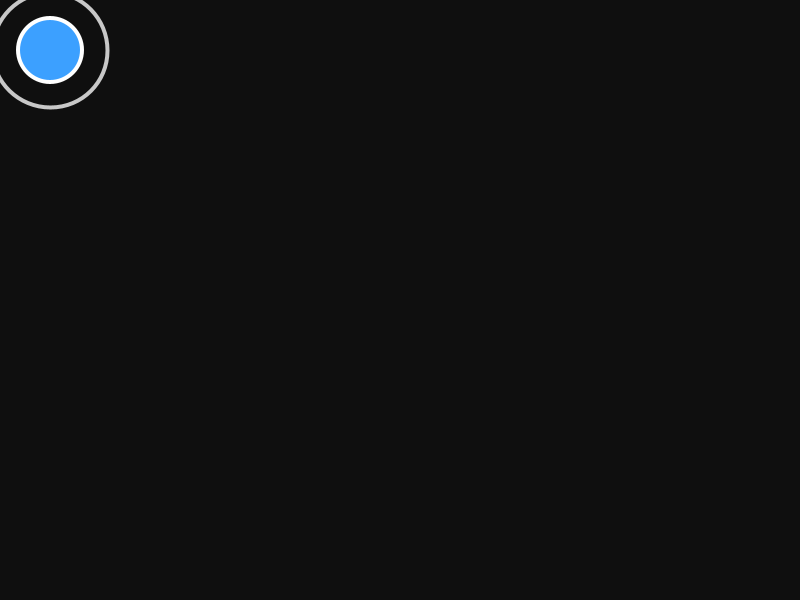
Frame 1 (no input)
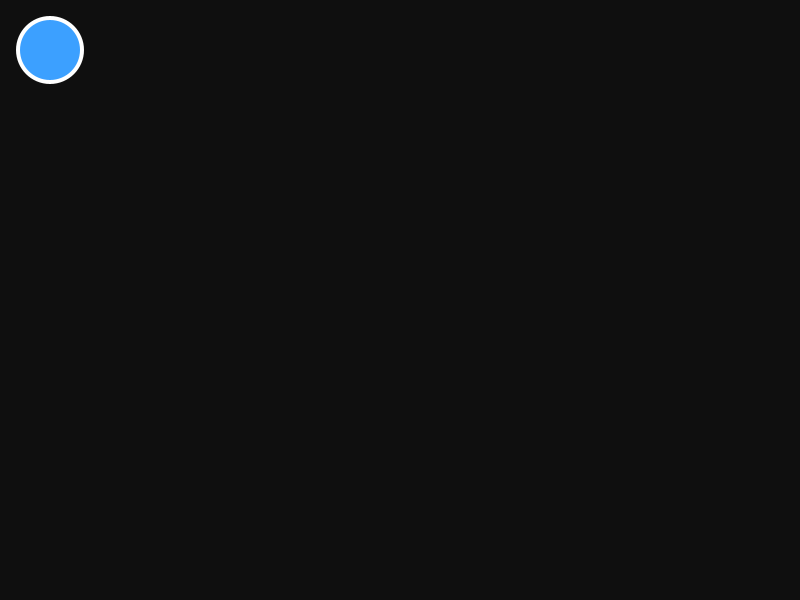
Frame 60 (the mouse pressed at the canvas centre just before this capture)
Frame 120 (the mouse held since frame 60 and released just before this capture): identical to frame 60, image omitted

The Processing sketch that drew these frames (run headless with seeded random() and noise(); from frame 60 on, the mouse is pressed at the canvas centre):

// Processing sketch: week13_1_project
// ── week13_1_project.pde
float x=width/2,y=height/2,spawnTime=0,lowspeed=1000; 
float radius=30;
boolean hit=false;
void setup(){
 size(800,600); 
}
void draw(){
  background(15);
  float t=millis();
  if(t<lowspeed){
     float ratio=1-t/lowspeed;
     float CR=radius*(2+ratio*2);
     noFill(); stroke(200); strokeWeight(4); ellipse(x,y,CR,CR);
  }
  if (!hit && millis() >= spawnTime) {
     fill(255,255,255); noStroke(); ellipse(x,y,radius*2+8,radius*2+8);
     fill(60,160,255); noStroke(); ellipse(x,y,radius*2,radius*2);
   }
}
